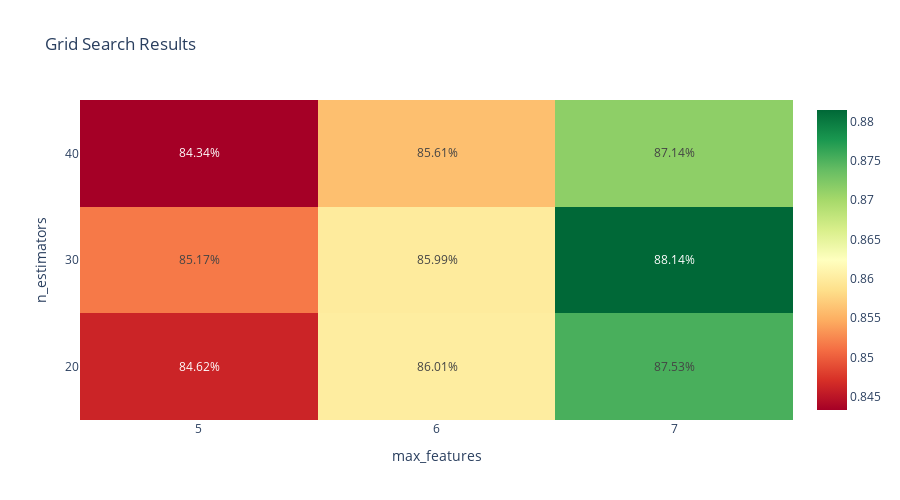

The notebook cell saved with this chart:
### Code cell
import pandas as pd
import plotly.graph_objects as go

# Assuming that grid_search.cv_results_ is defined elsewhere and contains the grid search results
cv_results = pd.DataFrame(grid_search_rfr.cv_results_)

cv_results['param_n_estimators'] = cv_results['param_n_estimators'].astype(int)
cv_results['param_max_features'] = cv_results['param_max_features'].astype(str)

pivot_df = cv_results.pivot_table(index='param_n_estimators', columns='param_max_features', values='mean_test_score')

pivot_df.index = pivot_df.index.astype(str)
pivot_df.columns = pivot_df.columns.astype(str)

# Create a new DataFrame to hold the percentage format text
text = [[f"{val:.2%}" for val in row] for row in pivot_df.values]

fig = go.Figure(data=go.Heatmap(
    z=pivot_df.values,
    x=pivot_df.columns.tolist(),
    y=pivot_df.index.tolist(),
    colorscale='RdYlGn',
    reversescale=False,
    text=text,  # Add the percentage text
    texttemplate="%{text}",  # Use the text from the text argument
    hoverinfo="z+text"  # Show the percentage text on hover
))

fig.update_layout(
    title='Grid Search Results',
    xaxis_title='max_features',
    yaxis_title='n_estimators',
    height=500
)

fig.show()

### Figure 1 — Plotly figure (JSON) as saved in the notebook; plotly's stock layout.template omitted (floating-point values rounded to 4 significant figures)
{"data": [{"colorscale": [[0, "rgb(165,0,38)"], [0.1, "rgb(215,48,39)"], [0.2, "rgb(244,109,67)"], [0.3, "rgb(253,174,97)"], [0.4, "rgb(254,224,139)"], [0.5, "rgb(255,255,191)"], [0.6, "rgb(217,239,139)"], [0.7, "rgb(166,217,106)"], [0.8, "rgb(102,189,99)"], [0.9, "rgb(26,152,80)"], [1, "rgb(0,104,55)"]], "hoverinfo": "z+text", "reversescale": false, "text": [["84.62%", "86.01%", "87.53%"], ["85.17%", "85.99%", "88.14%"], ["84.34%", "85.61%", "87.14%"]], "texttemplate": "%{text}", "type": "heatmap", "x": ["5", "6", "7"], "y": ["20", "30", "40"], "z": [[0.8462, 0.8601, 0.8753], [0.8517, 0.8599, 0.8814], [0.8434, 0.8561, 0.8714]]}], "layout": {"height": 500, "title": {"text": "Grid Search Results"}, "xaxis": {"title": {"text": "max_features"}}, "yaxis": {"title": {"text": "n_estimators"}}}}
